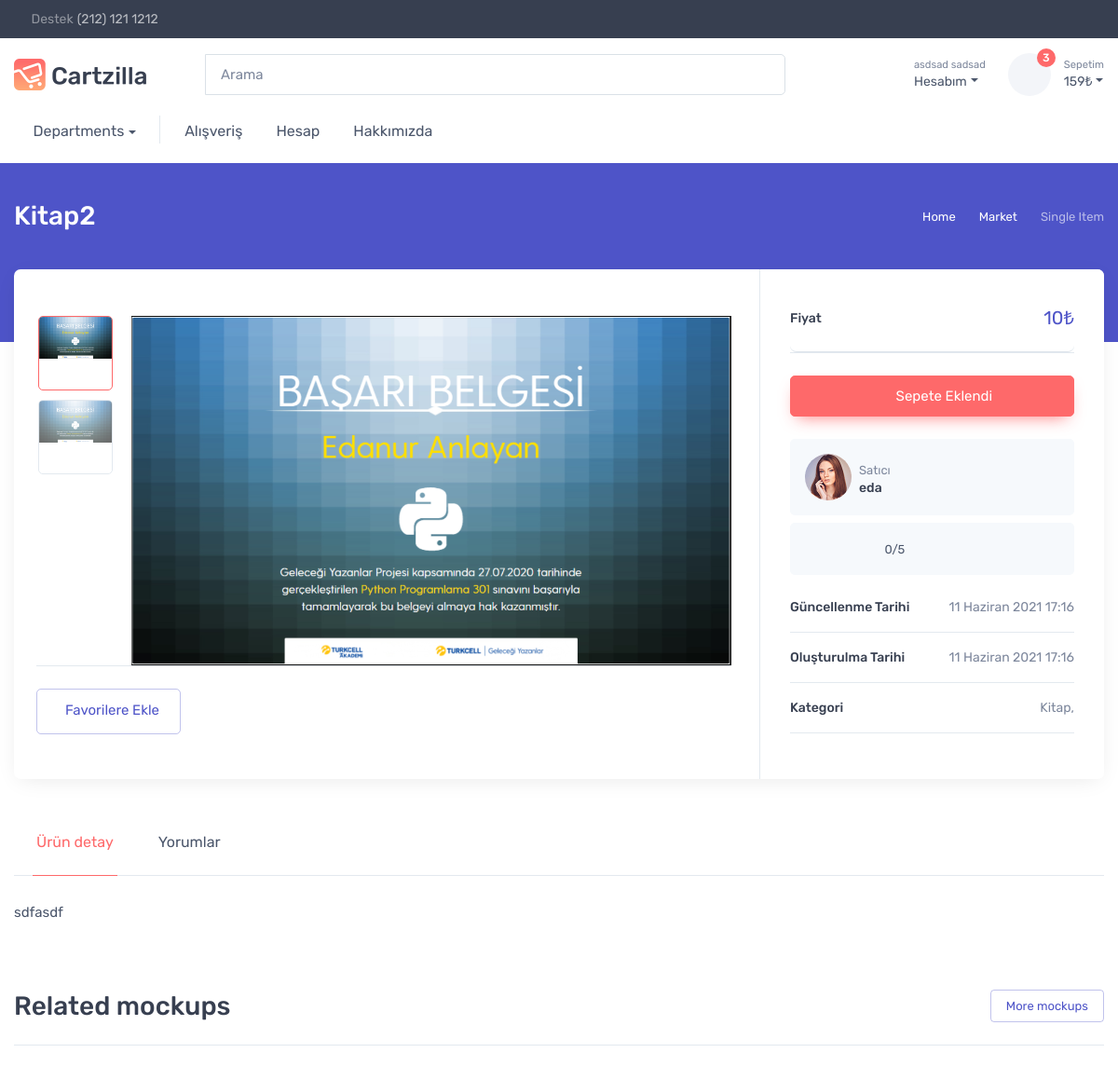
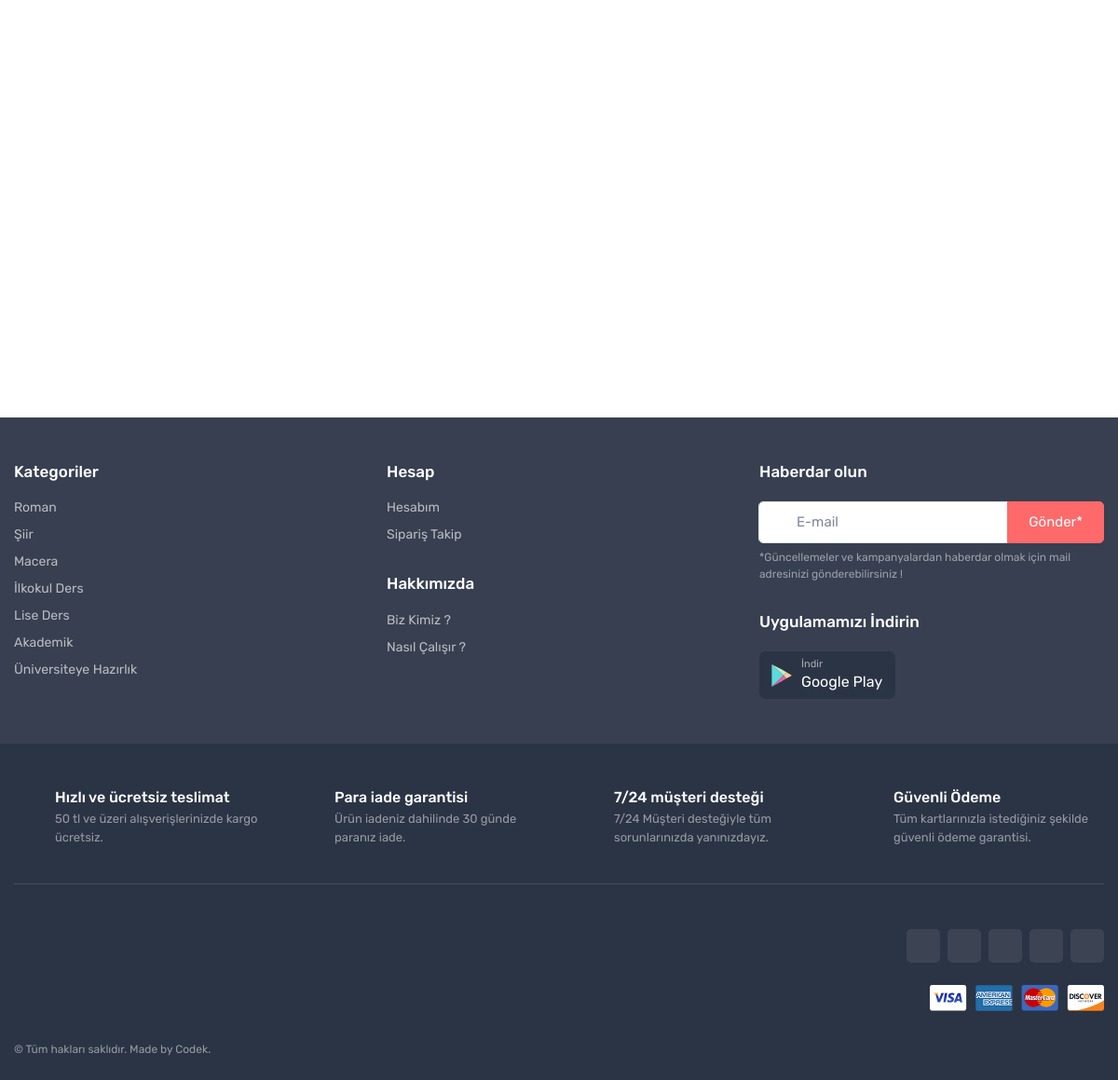
The page /detail_product/2/ (signed in) on the database its author committed (2 pictures, top to bottom).
### kullanici/models.py (models this page shows, shortened)
class User(AbstractUser):
    first_name = models.CharField(_('first name'), max_length=150, blank=True,validators=[name_validator])
    last_name = models.CharField(_('last name'), max_length=150, blank=True,validators=[name_validator])
    email = models.EmailField(_('email address'), blank=True,validators=[email_validator],unique=True)
    password = models.CharField(_('password'), max_length=128,validators=[pass_validator])
    adres = models.TextField(max_length=500, blank=False)
    il = models.CharField(max_length=40, blank=False,validators=[])
    ilce = models.CharField(max_length=40, blank=False,validators=[])
    phone = models.CharField( max_length=12,validators=[phone_validator],unique=True)

### products/models.py (models this page shows, shortened)
class Product(models.Model):
    user = models.ForeignKey(settings.AUTH_USER_MODEL,on_delete=models.CASCADE)
    categories = models.ManyToManyField(Category)
    product_name = models.CharField(max_length=100,validators=[product_name_validator])
    keywords = models.CharField(max_length=100,validators=[keywords_validator])
    description = models.CharField(max_length=100,validators=[description_validator])
    detail = models.TextField()
    slug = models.CharField(max_length=150,editable=False)
    created_time = models.DateTimeField(auto_now_add=True)
    updated_time = models.DateTimeField(auto_now=True)
    price = models.IntegerField(validators=[integer_validator])
    amount = models.IntegerField(validators=[integer_validator])
    author = models.CharField(max_length=100,default="ali",validators=[product_name_validator])
    def first_image(self):
        images = ProductImages.objects.filter(product_id = self.id)
        return images[0].image.url
    class Meta:
        ordering = ["-updated_time"]

class ProductImages(models.Model):
    product = models.ForeignKey(Product,on_delete=models.CASCADE)
    image = models.ImageField(upload_to=get_upload_path)

class Category(models.Model):
    category_name = models.CharField(max_length=50)
    keywords = models.CharField(max_length=100)
    description = models.CharField(max_length=100)
    image = models.ImageField(upload_to='images')
    slug = models.CharField(max_length=100,editable=False)
    created_time = models.DateTimeField(auto_now_add=True)
    updated_time = models.DateTimeField(auto_now=True)
    def __str__(self):
        return self.category_name

### products/views.py (the view)
# urls.py: path('detail_product/<str:id>/',views.detail_product,name='detail_product'),
def detail_product(request,id):
    product = Product.objects.get(id=id)
    images = ProductImages.objects.filter(product_id=id)
    categories = product.categories.all()
    form = CommentForm(data=request.POST or None)
    reviews = Comment.objects.filter(product_id=id)
    is_favorite = False
    is_basket = False
    if Favorites.objects.filter(product_id=product.id,user=request.user).exists():
        is_favorite= True
    if Basket.objects.filter(product_id=product.id,user=request.user).exists():
        is_basket = True
    if request.method == 'POST':
        if form.is_valid():
            form_save = form.save(commit=False)
            form_save.user=request.user
            form_save.product_id = id
            form.save()
            messages.success(request,'Yorumunuz başarılı bir şekilde alınmıştır. Teşekkür ederiz.')
            return redirect('detail_product',id)
        else:
            messages.success(request,'Puan vermeniz gerekmektedir.',extra_tags='danger')
            return context_al(request,reviews,product,images,categories,form,is_favorite,is_basket)
    else:
        form=CommentForm()
    return context_al(request,reviews,product,images,categories,form,is_favorite,is_basket)

### comment/forms.py
class CommentForm(forms.ModelForm):
    class Meta:
        model = Comment
        fields = ['comment','rate']
    def __init__(self,*args,**kwargs):
        super(CommentForm,self).__init__(*args,**kwargs)
        for field in self.fields:
            self.fields[field].widget.attrs={'class':'form-control'}
        self.fields['comment'].widget.attrs['rows'] = 5
        self.fields['comment'].label = 'Yorum'
        self.fields['rate'].label = 'Puan'

### basket/views.py (called while the page is built)
def basket_product_list (request):
    products = Basket.objects.filter(user=request.user)
    products_count = products.count()
    products_in_basket=[]
    total_price = 0
    for i in products:
        products_in_basket.append(i.product)
        total_price += i.product.price
    return products_in_basket,products_count,total_price

### templates/products/single_product.html (shortened to what this page needs)
{% extends 'base/base.html' %}
{% load static %}
{% block css %}
<link rel="stylesheet" href="https://stackpath.bootstrapcdn.com/font-awesome/4.7.0/css/font-awesome.min.css">
<link href="//netdna.bootstrapcdn.com/font-awesome/3.2.1/css/font-awesome.css" rel="stylesheet">
{% endblock %}
{% block body %}
  <body class="handheld-toolbar-enabled">
    <div class="page-title-overlap bg-accent pt-4">
      <div class="container d-lg-flex justify-content-between py-2 py-lg-3">
        <div class="order-lg-2 mb-3 mb-lg-0 pt-lg-2">
          <nav aria-label="breadcrumb">
            <ol class="breadcrumb breadcrumb-light flex-lg-nowrap justify-content-center justify-content-lg-start">
              <li class="breadcrumb-item"><a class="text-nowrap" href="index.html"><i class="ci-home"></i>Home</a></li>
              <li class="breadcrumb-item text-nowrap"><a href="marketplace-category.html">Market</a>
              </li>
              <li class="breadcrumb-item text-nowrap active" aria-current="page">Single Item</li>
            </ol>
          </nav>
        </div>
        <div class="order-lg-1 pe-lg-4 text-center text-lg-start">
           <h1 class="h3 text-light mb-0">{{ product.product_name }}</h1>
        </div>
      </div>
    </div>
    <section class="container mb-3 pb-3">
      <div class="bg-light shadow-lg rounded-3 overflow-hidden">
        <div class="row">
          <section class="col-lg-8 pt-2 pt-lg-4 pb-4 mb-lg-3">
            <div class="pt-3 px-4 pe-lg-0 ps-xl-5">
              <div class="product-gallery">
                <div class="product-gallery-preview order-sm-2">
                  {% for image in images %}
                  {% if forloop.counter == 1 %}
                  <div class="product-gallery-preview-item active" id="image_{{ image.id }}"><img src="{{ image.image.url }}" alt="Product image"></div>
                  {% else %}
                  <div class="product-gallery-preview-item" id="image_{{ image.id }}"><img src="{{ image.image.url }}" alt="Product image"></div>
                  {% endif %}
                  {% endfor %}
                </div>
                <div class="product-gallery-thumblist order-sm-1">
                  {% for image in images %}
                  {% if forloop.counter == 1 %}
                  <a class="product-gallery-thumblist-item active" href="#image_{{ image.id }}"><img src="{{ image.image.url }}" alt="Product thumb"></a>
                  {% else %}
                  <a class="product-gallery-thumblist-item" href="#image_{{ image.id }}"><img src="{{ image.image.url }}" alt="Product thumb"></a>
                  {% endif %}
                  {% endfor %}
                </div>
              </div>
              <div class="d-flex flex-wrap justify-content-between align-items-center border-top pt-3">
                <div class="py-2 me-2">
                  <a href="{% url 'add_favorite' product.id %}">
                  <button class="btn btn-outline-accent" type="button">{% if is_favorite %} Favorilere Eklendi {% else %} Favorilere Ekle {% endif %}</button>
                  </a>
                </div>
              </div>
            </div>
          </section>
          <aside class="col-lg-4 ps-xl-5">
            <div class="bg-white h-100 p-4 ms-auto border-start">
              <div class="px-lg-2">
                <div class="accordion accordion-flush" id="licenses">
                  <div class="accordion-item border-bottom">
                    <div class="accordion-header d-flex justify-content-between align-items-center py-3">
                      <div class="form" >
                        <label class="form-check-label fw-medium text-dark" for="license-std">Fiyat</label>
                      </div>
                      <h5 class="mb-0 text-accent fw-normal">{{ product.price }}₺</small></h5>
                    </div>
                    <div class="accordion-collapse collapse show" id="standard-license" data-bs-parent="#licenses">
                      <div class="accordion-body py-0 pb-2">
                      </div>
                    </div>
                  </div>
                </div>
                <a href="{% url 'add_basket' product.id %}"><button class="btn btn-primary btn-shadow d-block w-100 mt-4" type="button"><i class="ci-cart fs-lg me-2"></i>{% if is_basket %} Sepete Eklendi {% else %} Sepete Ekle {% endif %}</button></a>
                <div class="bg-secondary rounded p-3 mt-4 mb-2"><a class="d-flex align-items-center" href="#"><img class="rounded-circle" src="{% static 'img/testimonials/01.jpg' %}" width="50" alt="Sara Palson">
                    <div class="ps-2"><span class="fs-ms text-muted">Satıcı</span>
                      <h6 class="fs-sm mb-0">{{ product.user }}</h6>
                    </div></a></div>
                <div class="bg-secondary rounded p-3 mb-4">
                  <div class="star-rating">
                    <i {% if avg_rate > 0 %} class="star-rating-icon ci-star-filled active" {% else %} class="star-rating-icon ci-star" {% endif %}></i>
                    <i {% if avg_rate > 1 %} class="star-rating-icon ci-star-filled active" {% else %} class="star-rating-icon ci-star" {% endif %}></i>
                    <i {% if avg_rate > 2 %} class="star-rating-icon ci-star-filled active" {% else %} class="star-rating-icon ci-star" {% endif %}></i>
                    <i {% if avg_rate > 3 %} class="star-rating-icon ci-star-filled active" {% else %} class="star-rating-icon ci-star" {% endif %}></i>
                    <i {% if avg_rate > 4 %} class="star-rating-icon ci-star-filled active" {% else %} class="star-rating-icon ci-star" {% endif %}></i>
                  </div><span class="fs-ms ms-2">{{ avg_rate }}/5</span>
                </div>
                <ul class="list-unstyled fs-sm">
                  <li class="d-flex justify-content-between mb-3 pb-3 border-bottom"><span class="text-dark fw-medium">Güncellenme Tarihi</span><span class="text-muted">{{ product.updated_time }}</span></li>
                  <li class="d-flex justify-content-between mb-3 pb-3 border-bottom"><span class="text-dark fw-medium">Oluşturulma Tarihi</span><span class="text-muted">{{ product.created_time }}</span></li>
                  <li class="d-flex justify-content-between mb-3 pb-3 border-bottom"><span class="text-dark fw-medium">Kategori</span><a class="product-meta" href="#">{% for cat in categories %} {{ cat }}, {% endfor %}</a></li>
                </ul>
              </div>
            </div>
          </aside>
        </div>
      </div>
    </section>
    <section class="container mb-4 mb-lg-5">
      <ul class="nav nav-tabs" role="tablist">
        <li class="nav-item"><a class="nav-link p-4 active" href="#details" data-bs-toggle="tab" role="tab">Ürün detay</a></li>
        <li class="nav-item"><a class="nav-link p-4" href="#reviews" data-bs-toggle="tab" role="tab">Yorumlar</a></li>
      </ul>
      <div class="tab-content pt-2">
        <div class="tab-pane fade show active" id="details" role="tabpanel">
          <div class="row">
            <div class="col-lg-8">
              <p class="fs-md">{{product.detail}}</p>
            </div>
          </div>
        </div>
      </div>
    </section>
    <section class="container mb-5 pb-lg-3">
      <div class="d-flex flex-wrap justify-content-between align-items-center border-bottom pb-4 mb-4">
        <h2 class="h3 mb-0 pt-2">Related mockups</h2>
        <div class="pt-2"><a class="btn btn-outline-accent btn-sm" href="marketplace-category.html">More mockups</a></div>
      </div>
      <div class="tns-carousel">
      </div>
    </section>
  </body>
  {% endblock %}

### templates/base/navbar_profil.html (shortened to what this page needs)
{% load static %}
<div class="dropdown">
                    <a class="navbar-tool ms-1 ms-lg-0 me-n1 me-lg-2 " href="{% url 'login' %}" data-bs-toggle="dropdown">
                <div class="navbar-tool-icon-box"><i class="navbar-tool-icon ci-user"></i></div>
                 <div class="navbar-tool-text ms-n3"><small>{% if user.is_authenticated %} {{user.first_name}} {{user.last_name}} {% else %} Giriş Yapın {% endif %} </small>Hesabım</div></a>
                </div>

### rows shown on the page
User: first_name "asdsad", last_name "sadsad"
Product: product_name "Kitap2", price "10", user "eda", updated_time "11 Haziran 2021 17:16", created_time "11 Haziran 2021 17:16", detail "sdfasdf"
ProductImages: image (picture)
ProductImages: image (picture)
Category: category_name "Kitap"

### other values the page prints
{{ products_count }} "3"
{{ total_price }} "159"
{{ avg_rate }} "0"
